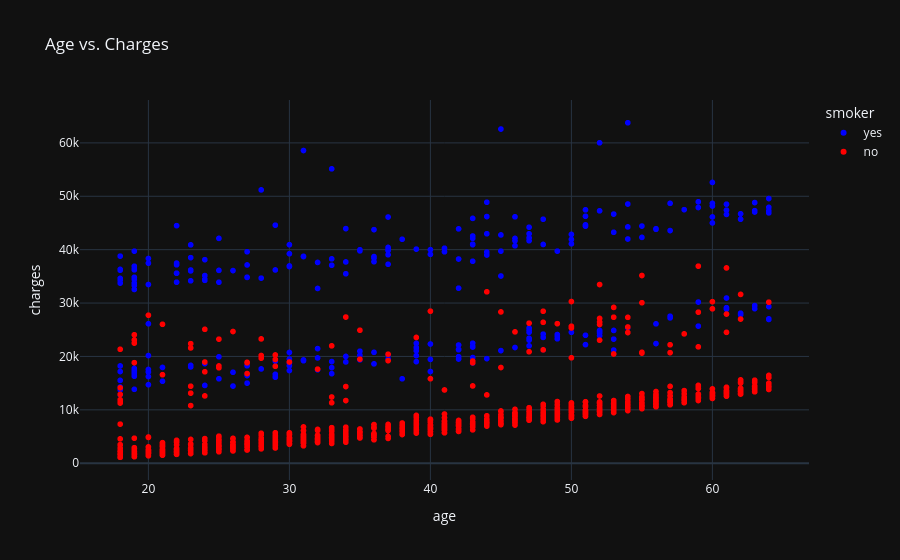

Notebook cell for this chart:
### Code cell
fig = px.scatter(
    df,
    x="age",
    y="charges",
    color="smoker",
    color_discrete_sequence=["blue", "red", "yellow"],
    hover_name="sex",
    title="Age vs. Charges"
)

fig.show()

### Figure 1 — Plotly figure (JSON) as saved in the notebook; plotly's stock layout.template omitted (floating-point values rounded to 4 significant figures; data arrays with more than 128 entries replaced by an {"elided": "..."} marker saying what was removed)
{"data": [{"hovertemplate": "<b>%{hovertext}</b><br><br>smoker=yes<br>age=%{x}<br>charges=%{y}<extra></extra>", "hovertext": {"elided": "274 str values"}, "legendgroup": "yes", "marker": {"color": "blue", "symbol": "circle"}, "mode": "markers", "name": "yes", "showlegend": true, "x": {"elided": "274 int values"}, "xaxis": "x", "y": {"elided": "274 float values"}, "yaxis": "y", "type": "scattergl"}, {"hovertemplate": "<b>%{hovertext}</b><br><br>smoker=no<br>age=%{x}<br>charges=%{y}<extra></extra>", "hovertext": {"elided": "1064 str values"}, "legendgroup": "no", "marker": {"color": "red", "symbol": "circle"}, "mode": "markers", "name": "no", "showlegend": true, "x": {"elided": "1064 int values"}, "xaxis": "x", "y": {"elided": "1064 float values"}, "yaxis": "y", "type": "scattergl"}], "layout": {"xaxis": {"anchor": "y", "domain": [0.0, 1.0], "title": {"text": "age"}}, "yaxis": {"anchor": "x", "domain": [0.0, 1.0], "title": {"text": "charges"}}, "legend": {"title": {"text": "smoker"}, "tracegroupgap": 0}, "title": {"text": "Age vs. Charges"}}}
